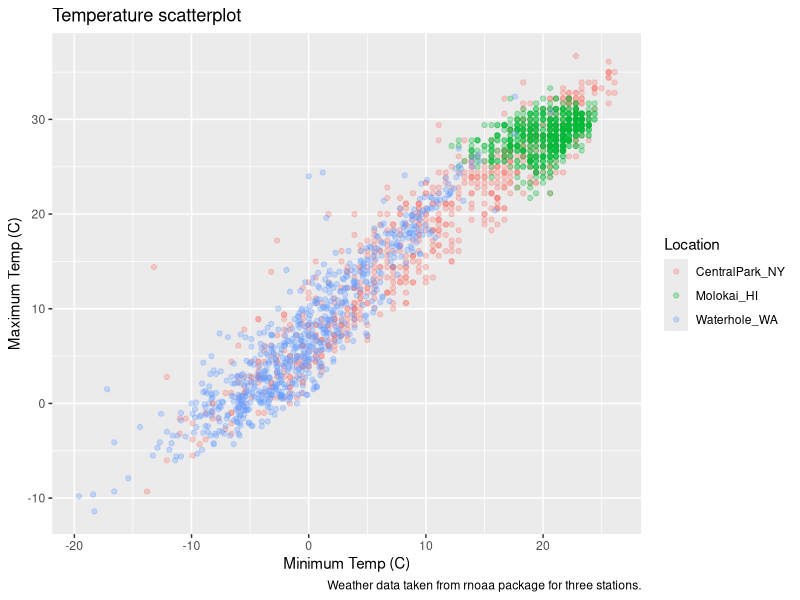
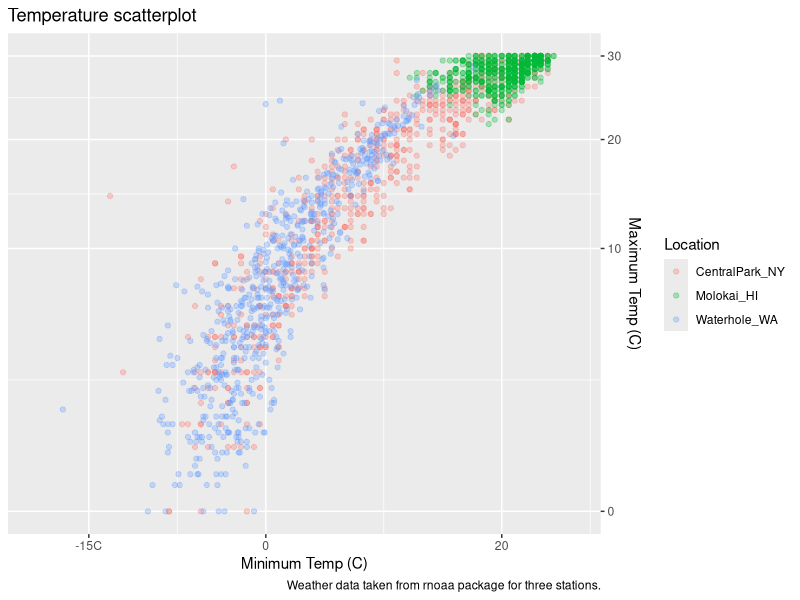
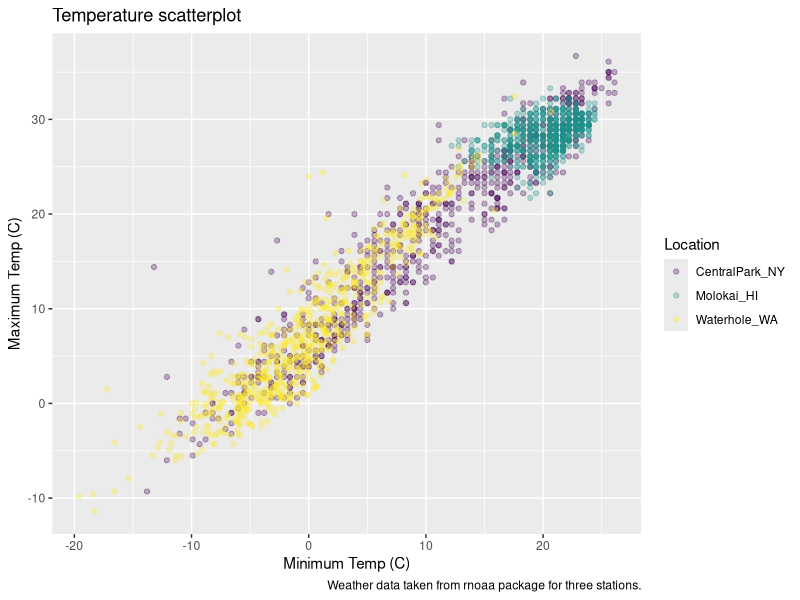
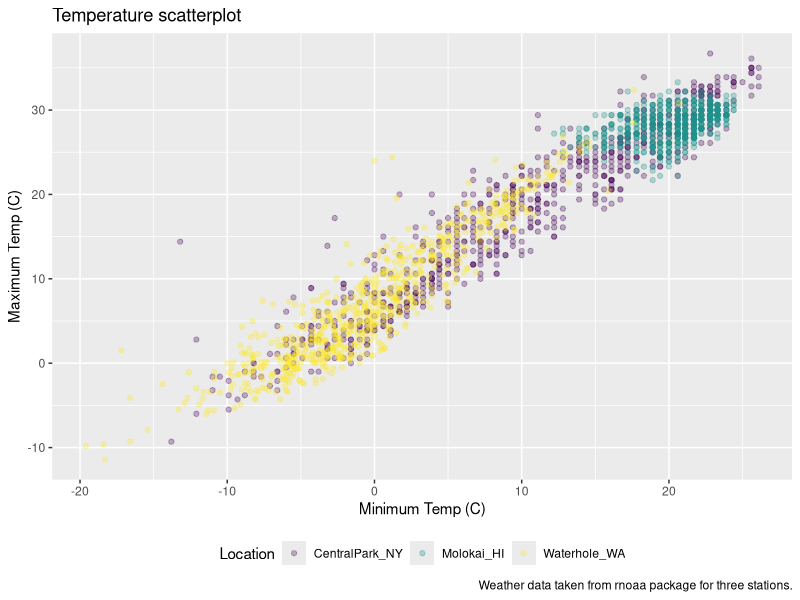
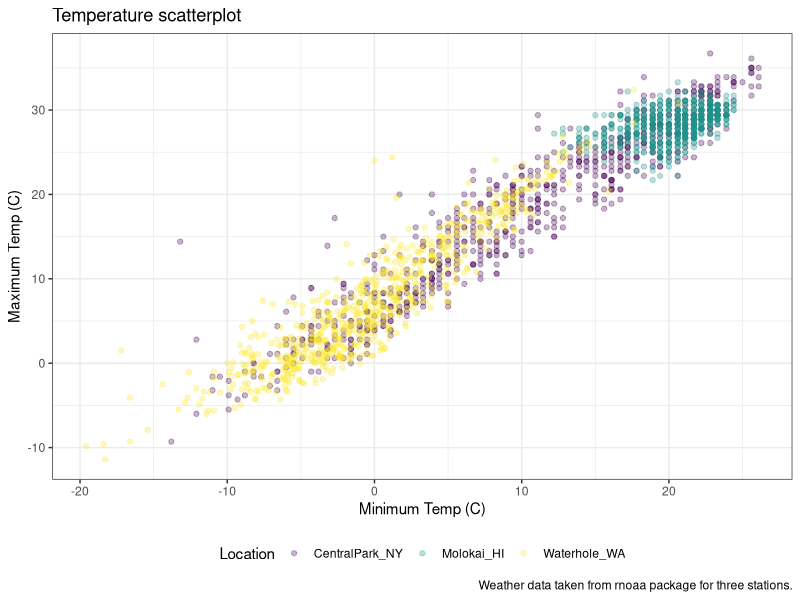
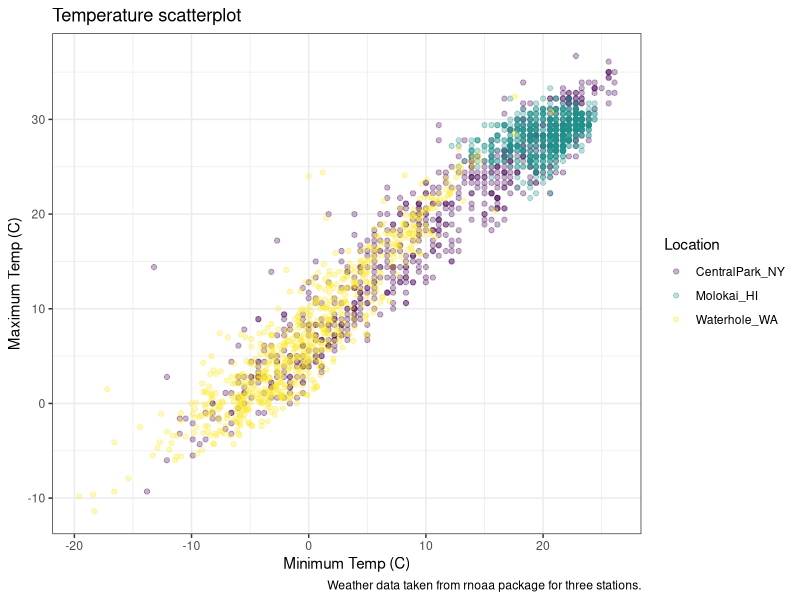
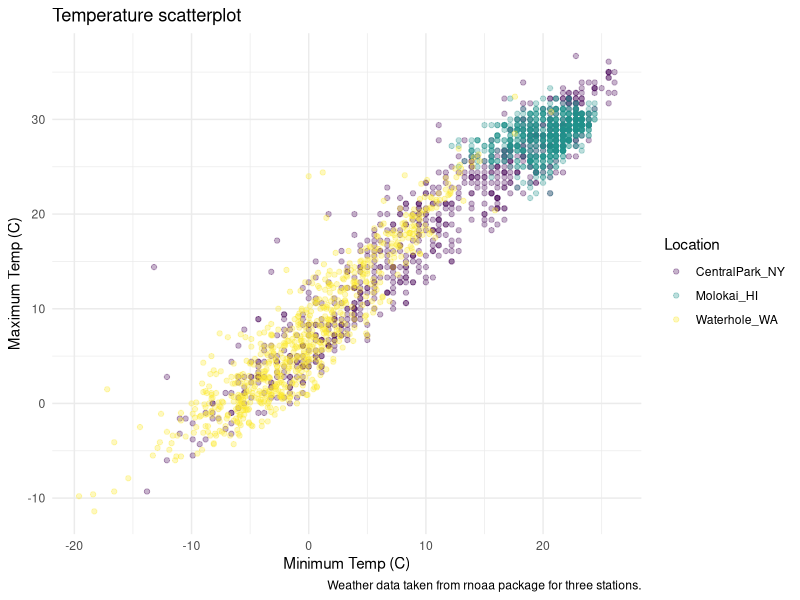
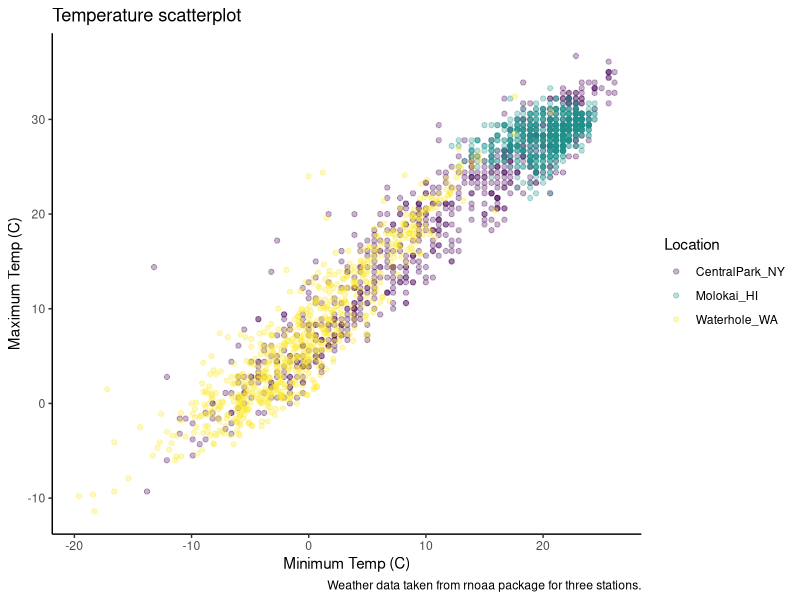

The R source for these figures, in order:
## ---- chunk 1
library(tidyverse)
library(patchwork)
library(haven)
## ---- chunk 2
weather_df = read_csv("./data/weather_df.csv")
weather_df
## ---- chunk 3
weather_df |> 
  ggplot(aes(x = tmin, y = tmax, color = name)) + 
  geom_point(alpha = .3) + 
  labs(
    title = "Temperature scatterplot",
    x = "Minimum Temp (C)",
    y = "Maximum Temp (C)",
    color = "Location", 
    caption = "Weather data taken from rnoaa package for three stations."
  )
## ---- chunk 4
weather_df |> 
  ggplot(aes(x = tmin, y = tmax, color = name)) + 
  geom_point(alpha = .3) + 
  labs(
    title = "Temperature scatterplot",
    x = "Minimum Temp (C)",
    y = "Maximum Temp (C)",
    color = "Location", 
    caption = "Weather data taken from rnoaa package for three stations."
  ) + 
  scale_x_continuous(
    breaks = c(-15, 0, 20),
    labels = c("-15C", "0", "20")
  ) + 
  scale_y_continuous(
    limits = c(0, 30),
    transform = "sqrt",
    position = "right"
  )
## ---- chunk 5
weather_df |> 
  ggplot(aes(x = tmin, y = tmax, color = name)) + 
  geom_point(alpha = .3) + 
  labs(
    title = "Temperature scatterplot",
    x = "Minimum Temp (C)",
    y = "Maximum Temp (C)",
    color = "Location", 
    caption = "Weather data taken from rnoaa package for three stations."
  ) + 
  viridis::scale_color_viridis(discrete = TRUE)
## ---- chunk 6
ggp_scatterplot = 
  weather_df |> 
  ggplot(aes(x = tmin, y = tmax, color = name)) + 
  geom_point(alpha = .3) + 
  labs(
    title = "Temperature scatterplot",
    x = "Minimum Temp (C)",
    y = "Maximum Temp (C)",
    color = "Location", 
    caption = "Weather data taken from rnoaa package for three stations."
  ) + 
  viridis::scale_color_viridis(discrete = TRUE)

## ---- chunk 7
ggp_scatterplot + 
  theme(legend.position = "bottom")
## ---- chunk 8
ggp_scatterplot + 
  theme_bw() + 
  theme(legend.position = "bottom")
## ---- chunk 9
ggp_scatterplot + 
  theme(legend.position = "bottom") + 
  theme_bw() 
## ---- chunk 10
ggp_scatterplot + 
  theme(legend.position = "bottom") + 
  theme_minimal() 
## ---- chunk 11
ggp_scatterplot + 
  theme(legend.position = "bottom") + 
  theme_classic() 
## ---- chunk 12
ggp_scatterplot + 
  theme(legend.position = "bottom") + 
  ggthemes::theme_excel() 
## ---- chunk 13
library(tidyverse)

knitr::opts_chunk$set(fig.width = 6, fig.asp = .6, output_width = "90%")

theme_set(theme_minimal() + theme(legend.position = "bottom"))

options(ggplot2.continuous.colour = "viridis",
        ggplot2.continuous.fill = "viridis")

scale_color_discrete = scale_color_viridis_d()
scale_fill_discrete = scale_fill_viridis_d()

central_park_df = 
  weather_df |> 
  filter(name == "CentralPark_NY")

molokai_df = 
  weather_df |> 
  filter(name == "Molokai_HI")
## ---- chunk 14
ggplot(data = molokai_df, aes(x = date, y = tmax, color = name)) + 
  geom_point() + 
  geom_line(data = central_park_df) 
## ---- chunk 15
tmax_tmin_p = 
  weather_df |> 
  ggplot(aes(x = tmax, y = tmin, color = name)) + 
  geom_point(alpha = .5) +
  theme(legend.position = "none")

prcp_dens_p = 
  weather_df |> 
  filter(prcp > 0) |> 
  ggplot(aes(x = prcp, fill = name)) + 
  geom_density(alpha = .5) + 
  theme(legend.position = "none")

tmax_date_p = 
  weather_df |> 
  ggplot(aes(x = date, y = tmax, color = name)) + 
  geom_point(alpha = .5) +
  geom_smooth(se = FALSE) + 
  theme(legend.position = "bottom")

(tmax_tmin_p + prcp_dens_p) / tmax_date_p
## ---- chunk 16
weather_df |>
  mutate(name = forcats::fct_relevel(name, c("Molokai_HI", "CentralPark_NY", "Waterhole_WA"))) |> 
  ggplot(aes(x = name, y = tmax)) + 
  geom_violin(aes(fill = name), color = "blue", alpha = .5) + 
  theme(legend.position = "bottom")
## ---- chunk 17
weather_df |>
  select(name, tmax, tmin) |> 
  pivot_longer(
    tmax:tmin,
    names_to = "observation", 
    values_to = "temp") |> 
  ggplot(aes(x = temp, fill = observation)) +
  geom_density(alpha = .5) + 
  facet_grid(~name) + 
  viridis::scale_fill_viridis(discrete = TRUE)
